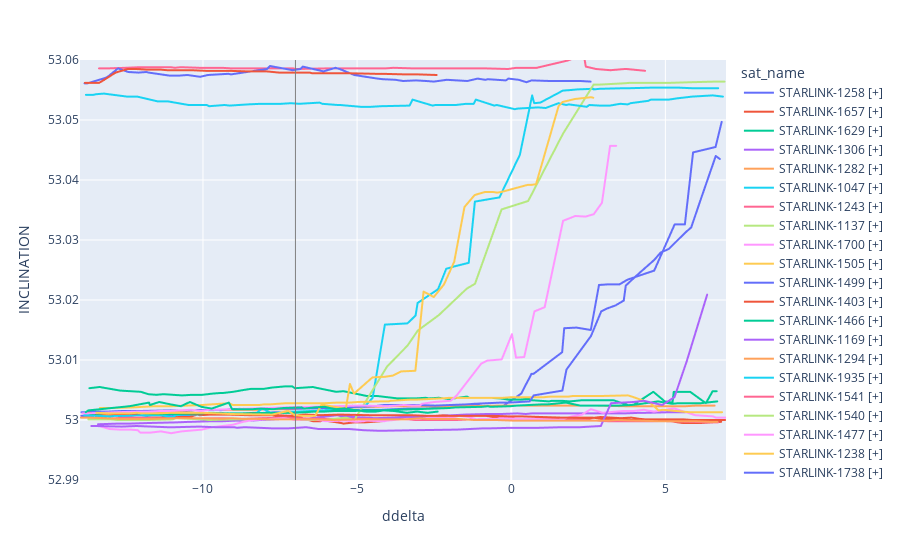

Notebook code cell kept with this figure:
### Code cell
fig = px.line(new_df[new_df.sat_name.str.contains("STARLINK")], x="ddelta", y="INCLINATION", color="sat_name", hover_name="max_prob")
fig.update_yaxes(range=[52.99, 53.06])
fig.add_shape(type="line",
    x0=-7, y0=0, x1=-7, y1=20000,
    line=dict(color="gray",width=1)
)
fig.show()
